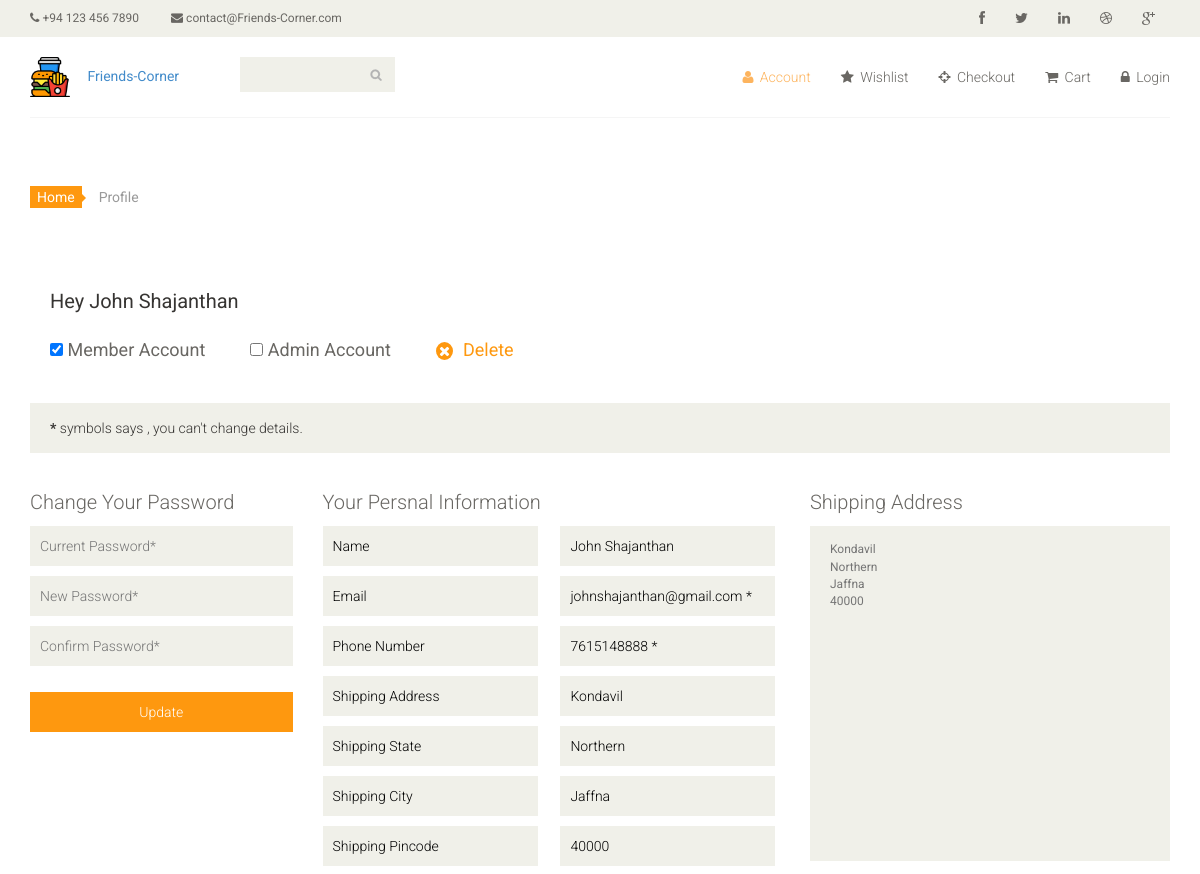
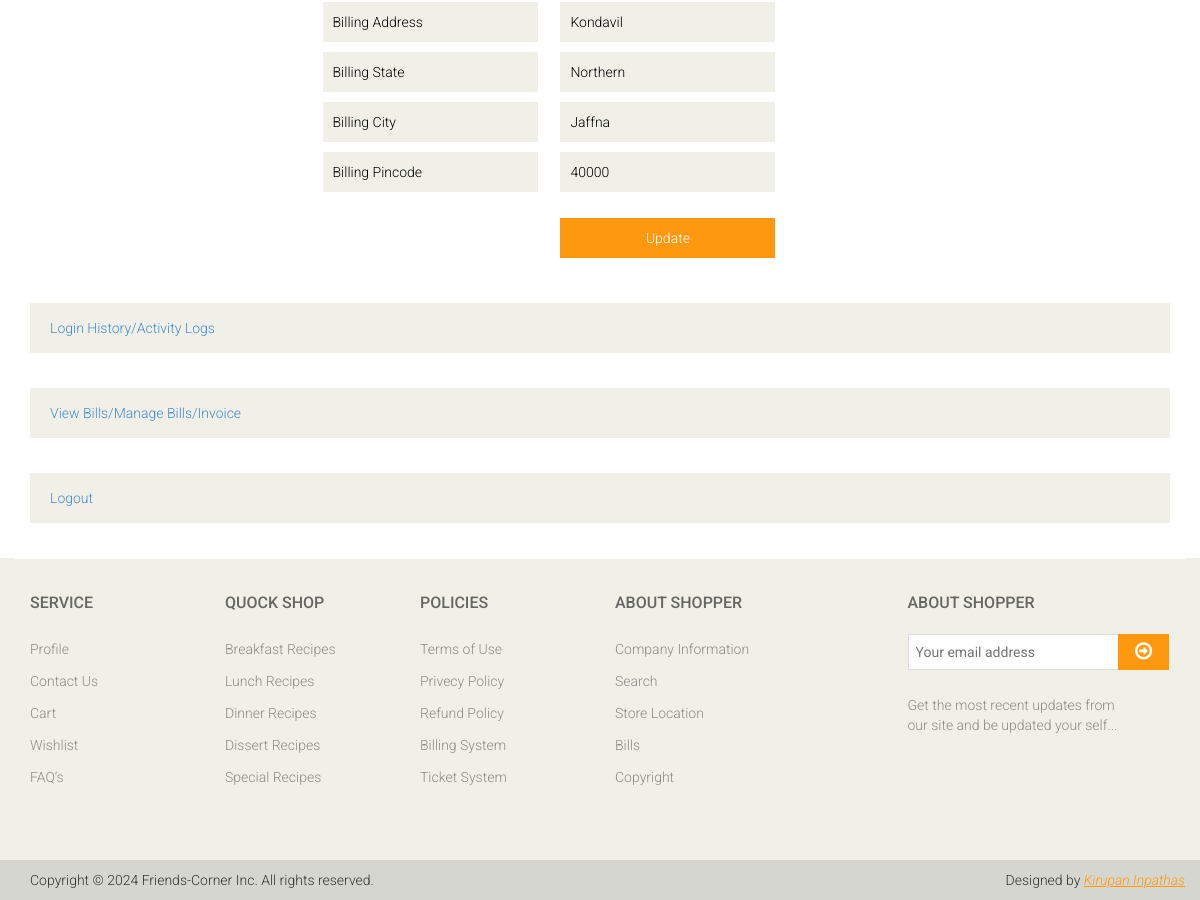
The app's page /profile.php (signed in) with its own data (2 pictures, top to bottom).
### tables this page shows
CREATE TABLE `users` (
  `id` int(11) NOT NULL,
  `name` varchar(255) DEFAULT NULL,
  `email` varchar(255) DEFAULT NULL,
  `contactno` bigint(11) DEFAULT NULL,
  `password` varchar(255) DEFAULT NULL,
  `shippingAddress` longtext DEFAULT NULL,
  `shippingState` varchar(255) DEFAULT NULL,
  `shippingCity` varchar(255) DEFAULT NULL,
  `shippingPincode` int(11) DEFAULT NULL,
  `billingAddress` longtext DEFAULT NULL,
  `billingState` varchar(255) DEFAULT NULL,
  `billingCity` varchar(255) DEFAULT NULL,
  `billingPincode` int(11) DEFAULT NULL,
  `regDate` timestamp NOT NULL DEFAULT current_timestamp(),
  `updationDate` varchar(255) DEFAULT NULL
);

### profile.php (the view, shortened to what this page needs)
<?php
if(strlen($_SESSION['login'])==0){
header('location:login.php');
}
else{
include('includes/config.php');
?>
<!DOCTYPE html>
<html lang="en">
<head>
    <link href="css/bootstrap.min.css" rel="stylesheet">
    <link href="css/font-awesome.min.css" rel="stylesheet">
    <link href="css/prettyPhoto.css" rel="stylesheet">
    <link href="css/price-range.css" rel="stylesheet">
    <link href="css/animate.css" rel="stylesheet">
	<link href="css/main.css" rel="stylesheet">
	<link href="css/responsive.css" rel="stylesheet">
</head>
<body>
<header id="header">
		<div class="header_top">
			<div class="container">
				<div class="row">
					<div class="col-sm-6">
						<div class="contactinfo">
							<ul class="nav nav-pills">
								<li><a href=""><i class="fa fa-phone"></i> +94 123 456 7890</a></li>
								<li><a href=""><i class="fa fa-envelope"></i> contact@Friends-Corner.com</a></li>
							</ul>
						</div>
					</div>
					<div class="col-sm-6">
						<div class="social-icons pull-right">
							<ul class="nav navbar-nav">
								<li><a href="http://www.facebook.com/kirupanoffcl"><i class="fa fa-facebook"></i></a></li>
								<li><a href="http://www.twitter.com/kirupanoffcl"><i class="fa fa-twitter"></i></a></li>
								<li><a href="http://www.linkedin.com/kirupanoffcl"><i class="fa fa-linkedin"></i></a></li>
								<li><a href="http://www.dribbble.com/kirupanoffcl"><i class="fa fa-dribbble"></i></a></li>
								<li><a href="http://www.googleplus.com/kirupanoffcl"><i class="fa fa-google-plus"></i></a></li>
							</ul>
						</div>
					</div>
				</div>
			</div>
		</div>
		<div class="header-middle">
			<div class="container">
				<div class="row">
					<div class="col-sm-4">
						<div class="logo pull-left">
						<a href="/Friends-Corner"><img src="images/home/logo.png" alt="" width="40" height="40"  />&emsp; Friends-Corner</a>
						</div>
						<form action="search" method="POST">
						<div class="search_box pull-right">
							<input type="text" name="search" placeholder=""/>
						</div>
						</form>
					</div>
					<div class="col-sm-8">
						<div class="shop-menu pull-right">
							<ul class="nav navbar-nav">
								<li><a href="profile" class="active"><i class="fa fa-user"></i> Account</a></li>
								<li><a href="wishlist"><i class="fa fa-star"></i> Wishlist</a></li>
								<li><a href="checkout"><i class="fa fa-crosshairs"></i> Checkout</a></li>
								<li><a href="cart"><i class="fa fa-shopping-cart"></i> Cart</a></li>
								<li><a href="login"><i class="fa fa-lock"></i> Login</a></li>
							</ul>
						</div>
					</div>
				</div>
			</div>
		</div>
		<div class="header-bottom">
			<div class="container">
				<div class="row">
					<div class="col-sm-9">
					</div>
				</div>
			</div>
		</div>
	</header>
	<section id="cart_items">
		<div class="container">
			<div class="breadcrumbs">
				<ol class="breadcrumb">
				  <li><a href="/Friends-Corner">Home</a></li>
				  <li class="active">Profile</li>
				</ol>
			</div>
<?php
$query=mysqli_query($con,"select * from users where id='".$_SESSION['id']."'");
while($row=mysqli_fetch_array($query))
{
?>
			<div class="checkout-options">
				<h3><?php echo "Hey " . $row['name'];?></h3>
				<ul class="nav">
					<li>
						<label><input type="checkbox" checked onclick="return false;"/> Member Account</label>
					</li>
					<li>
						<label><input type="checkbox" onclick="return false;"/> Admin Account</label>
					</li>
					<li>
						<a href=""><i class="fa fa-times"></i>Delete</a>
					</li>
				</ul>
			</div>
			<div class="register-req">
				<p> <b>*</b> symbols says , you can't change details.</p>
			</div>
			<div class="shopper-informations">
				<div class="row">
					<div class="col-sm-3">
						<div class="shopper-info">
							<p>Change Your Password</p>
							<form autocomplete="off" action="" method="POST">
								<input type="password" name="currentpass" placeholder="Current Password*"  autocomplete="false">
								<input type="password" name="newpass" placeholder="New Password*"  autocomplete="off">
								<input type="password" name="confirmpass" placeholder="Confirm Password*"  autocomplete="off">
								<input class="btn btn-primary" type="submit" name="Update" value="Update" >
							</form>
						</div>
					</div>
					<div class="col-sm-5 clearfix">
						<div class="bill-to">
							<p>Your Persnal Information</p>
							<div class="form-one">
								<form>
									<input type="text"  value="Name" readonly>
									<input type="text"  value="Email" readonly>
									<input type="text"  value="Phone Number" readonly>
									<input type="text"  value="Shipping Address" readonly>
									<input type="text"  value="Shipping State" readonly>
									<input type="text"  value="Shipping City" readonly>
									<input type="text"  value="Shipping Pincode" readonly>
									<input type="text"  value="Billing Address" readonly>
									<input type="text"  value="Billing State" readonly>
									<input type="text"  value="Billing City" readonly>
									<input type="text"  value="Billing Pincode" readonly>
								</form>
							</div>
							<div class="form-two">
								<form action="" method="POST">
									<input type="text" placeholder="Customer Name" name="fullname" value="<?php echo $row['name'];?>" >
									<input type="text" placeholder="Email*" value="<?php echo $row['email']." *";?>" readonly>
									<input type="text" placeholder="Contact Number*" value="<?php echo $row['contactno']." *";?>" readonly>
									<input type="text" placeholder="Shipping Address" name="shippingaddress" value="<?php echo $row['shippingAddress'];?>">
									<input type="text" placeholder="Shipping State" name="shippingstate" value="<?php echo $row['shippingState'];?>">
									<input type="text" placeholder="Shipping City " name="shippingcity"  value="<?php echo $row['shippingCity'];?>">
									<input type="text" placeholder="Shipping Pincode " name="shippingpincode" value="<?php echo $row['shippingPincode'];?>">
									<input type="text" placeholder="Billing Address" name="billingaddress" value="<?php echo $row['billingAddress'];?>">
									<input type="text" placeholder="Billing State" name="bilingstate" value="<?php echo $row['billingState'];?>">
									<input type="text" placeholder="Billing City" name="billingcity" value="<?php echo $row['billingCity'];?>">
									<input type="text" placeholder="Billing Pincode" name="billingpincode" value="<?php echo $row['billingPincode'];?>">
									<input class="btn btn-primary" type="submit" name="UpdateInfo" value="Update" >
								</form>
							</div>
						</div>
					</div>
					<div class="col-sm-4">
						<div class="order-message">
							<p>Shipping Address</p>
							<textarea name="message"  placeholder="<?php echo $row['shippingAddress']."\r\n".$row['shippingState']."\r\n".$row['shippingCity']."\r\n".$row['shippingPincode']."\r\n";?>" rows="16" ></textarea>
						</div>
					</div>
				</div>
			</div>
<?php } ?>
			<div class="register-req">
				<a href="activity" >Login History/Activity Logs</a>
			</div>
			<div class="register-req">
				<a href="Bill-history" >View Bills/Manage Bills/Invoice</a>
			</div>
			<div class="register-req">
				<a href="logout" >Logout</a>
			</div>
	</section>
<?php include('includes/footer.php'); ?>
</body>
</html>
<?php }?>

### css/main.css (style rules this page uses)
body { font-family: 'Roboto', sans-serif; background:; position: relative; font-weight:400px; }
ul li { list-style: none; }
a { -webkit-transition: 300ms; -moz-transition: 300ms; -o-transition: 300ms; transition: 300ms; }
h1, h2, h3, h4, h5, h6 { font-family: 'Roboto', sans-serif; }
.header_top { background: none repeat scroll 0 0 #F0F0E9; }
.contactinfo ul li:first-child { margin-left: -15px; }
.contactinfo ul li a { font-size: 12px; color: #696763; font-family: 'Roboto', sans-serif; }
.social-icons ul li a { border: 0 none; border-radius: 0; color: #696763; padding:0px; }
.social-icons ul li { display:inline-block; }
.social-icons ul li a i { padding: 11px 15px; transition: all 0.9s ease 0s; -moz-transition: all 0.9s ease 0s; -webkit-transition: all 0.9s ease 0s; -o-transition: all 0.9s ease 0s; }
.header-middle .container .row { border-bottom: 1px solid #f5f5f5; margin-left: 0; margin-right: 0; padding-bottom: 20px; padding-top: 20px; }
.header-middle .container .row .col-sm-4 { padding-left: 0; }
.header-middle .container .row .col-sm-8 { padding-right:0; }
.shop-menu ul li { display:inline-block; padding-left: 15px; padding-right: 15px; }
.shop-menu ul li:last-child { padding-right: 0; }
.shop-menu ul li a { background: #FFFFFF; color: #696763; font-family: 'Roboto', sans-serif; font-size: 14px; font-weight: 300; padding:0; padding-right: 0; margin-top: 10px; }
.shop-menu ul li a i { margin-right:3px; }
.header-bottom { padding-bottom: 30px; padding-top: 30px; }
.mainmenu ul li a:hover, .mainmenu ul li a.active, .shop-menu ul li a.active { background:none; color:#fdb45e; }
.search_box input { background: #F0F0E9; border: medium none; color: #B2B2B2; font-family: 'roboto'; font-size: 12px; font-weight: 300; height: 35px; outline: medium none; padding-left: 10px; width: 155px; background-image: url(../images/home/searchicon.png); background-repeat: no-repeat; background-position: 130px; }
.breadcrumbs { position: relative; }
.breadcrumbs .breadcrumb { background:transparent; margin-bottom: 75px; padding-left: 0; }
.breadcrumbs .breadcrumb li a { background:#FE980F; color: #FFFFFF; padding: 3px 7px; }
.breadcrumbs .breadcrumb li a:after { content:""; height:auto; width: auto; border-width: 8px; border-style: solid; border-color:transparent transparent transparent #FE980F; position: absolute; top: 11px; left:48px; }
.breadcrumbs .breadcrumb > li + li:before { content: " "; }
.user_info input, select, textarea { background: #F0F0E9; border:0; color: #696763; padding: 5px; width: 100%; border-radius: 0; resize: none }
.register-req, .step-one .heading { background: none repeat scroll 0 0 #F0F0E9; color: #363432; font-size: 20px; margin-bottom: 35px; padding: 10px 25px; font-family: 'Roboto', sans-serif; }
.checkout-options { padding-left: 20px }
.checkout-options h3 { color: #363432; font-size: 20px; margin-bottom: 0; font-weight: normal; font-family: 'Roboto', sans-serif; }
.checkout-options .nav li { float: left; margin-right: 45px; color: #696763; font-size: 18px; font-family: 'Roboto', sans-serif; font-weight: normal; }
.checkout-options .nav label { font-weight: normal; }
.checkout-options .nav li a { color: #FE980F; font-size: 18px; font-weight: normal; padding: 0 }
.checkout-options .nav i { margin-right: 10px; border-radius: 50%; padding: 5px; background: #FE980F; color:#fff; font-size: 14px; padding: 2px 3px; }
.register-req { font-size: 14px; font-weight: 300; padding: 15px 20px; margin-top: 35px; }
.register-req p { margin-bottom: 0 }
.shopper-info p, .bill-to p, .order-message p { color: #696763; font-size: 20px; font-weight: 300 }
.shopper-info .btn-primary { background: #FE980F; border: 0 none; border-radius: 0; margin-right: 15px; margin-top: 20px; }
.form-two, .form-one { float: left; width: 47% }
.shopper-info > form > input, .form-two > form > select, .form-two > form > input, .form-one > form > input { background:#F0F0E9; border: 0 none; margin-bottom:10px; padding: 10px; width: 100%; font-weight: 300 }
.form-two { margin-left: 5% }
.order-message textarea { font-size: 12px; height: 335px; margin-bottom: 20px; padding: 15px 20px; }
.btn.btn-primary { background:#FE980F; border: 0 none; border-radius: 0; margin-top: 16px; }

### records on screen
users: name "John Shajanthan", fullname "John Shajanthan", email "johnshajanthan@gmail.com *", contactno "7615148888 *", shippingaddress "Kondavil", shippingstate "Northern", shippingcity "Jaffna", shippingpincode "40000", billingaddress "Kondavil", bilingstate "Northern", billingcity "Jaffna", billingpincode "40000", message "Kondavil Northern Jaffna 40000"
